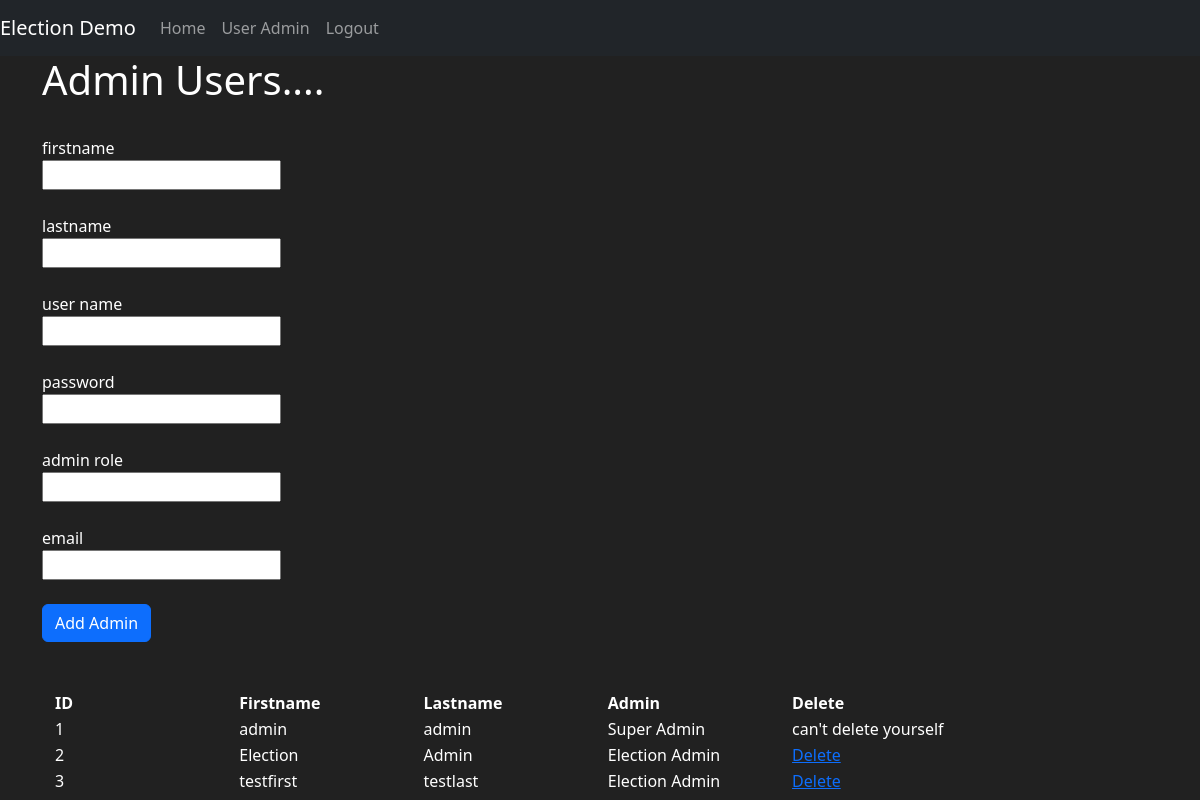
Page /user_admin (signed in) on the committed database.
### election1/models.py (models this page shows, shortened)
class User(db.Model, UserMixin):
    id_user = db.Column(db.Integer, primary_key=True)
    user_firstname = db.Column(db.String(length=45), nullable=False)
    user_lastname = db.Column(db.String(length=45), nullable=False)
    user_so_name = db.Column(db.String(length=30), nullable=False, unique=True)
    user_pass = db.Column(db.String(length=256))
    user_email = db.Column(db.String(length=45), unique=True)
    user_status = db.Column(db.Integer, default=False, nullable=False)
    user_pw_change = db.Column(db.String(length=1))
    user_security = db.Column(db.String(138), default=unique_security_token)
    user_created = db.Column(db.DateTime, default=datetime.now)
    user_sec_send = db.Column(db.DateTime, default=datetime.now)
    id_admin_role = db.Column(db.Integer, db.ForeignKey('admin_roles.id_admin_role'))
    @classmethod
    def get_all_admins(cls):
        return db.session.query(cls, Admin_roles).select_from(cls).join(Admin_roles).order_by()

class Admin_roles(db.Model):
    id_admin_role = db.Column(db.Integer, primary_key=True)
    admin_role_name = db.Column(db.String(length=45), nullable=False, unique=True)
    user = db.relationship('User', backref='admin_roles')

### election1/admins/view.py (the view, shortened to what this page needs)
@admins.route('/user_admin', methods=['GET', 'POST'])
def user_admin():
    form = UserForm()
    the_admins = User.get_all_admins()
    return render_template('user.html', form=form, admins=the_admins)

### election1/admins/form.py
class UserForm(FlaskForm):
    user_firstname = StringField(label='firstname', validators=[Length(min=2, max=30), InputRequired()])
    user_lastname = StringField(label='lastname', validators=[Length(min=2, max=30), InputRequired()])
    user_so_name = StringField(label='user name', validators=[Length(min=2, max=30), InputRequired()])
    user_pass = StringField(label='password', validators=[Length(min=2, max=30), InputRequired()])
    id_admin_role = QuerySelectField(query_factory=admin_roles_query, label='admin role', get_label='admin_role_name')
    user_email = EmailField(label='email', validators=[Email()])
    submit = SubmitField(label='submit')

### election1/__init__.py (called while the page is built)
def config_manager(manager):
    from .models import User
    manager.login_message = "You are not logged in to your account."
    manager.login_view = 'admins.login'
    manager.login_message_category = "info"
    @manager.user_loader
    def user_loader(xid):
        user = User.query.get(int(xid))
        if user is None:
            return None
        return user

### election1/templates/user.html (shortened to what this page needs)
{% extends 'base.html' %}
{% block content %}
    <div class="container">
        <h1> Admin Users....</h1>
        <br>
        <form method="post" style="color:white" autocomplete="off">
            <div class="row g-3 ">
                <div class="col-2 ">
                     {{ form.user_firstname.label() }}
                </div>
            </div>
             <div class="row g-3 ">
                 <div class="col-auto">
                     {{ form.user_firstname()}}
                </div>
            </div>
            <br>
            <div class="row g-3 ">
                 {{ form.user_lastname.label() }}
            </div>
             <div class="row g-3 ">
                 <div class="col-auto">
                     {{ form.user_lastname()}}
                </div>
            </div>
           <br>
            <div class="row g-3 ">
                <div class="col-2 ">
                    {{ form.user_so_name.label() }}
                </div>
            </div>
            <div class="row g-3 ">
                 <div class="col-auto">
                     {{ form.user_so_name()}}
                </div>
            </div>
           <br>
            <div class="row g-3 ">
                <div class="col-2 ">
                    {{ form.user_pass.label() }}
                </div>
            </div>
            <div class="row g-3 ">
                 <div class="col-auto">
                     {{ form.user_pass()}}
                </div>
            </div>
            <br>
            <div class="row g-3 ">
                <div class="col-2 ">
                    {{ form.id_admin_role.label() }}
                </div>
            </div>
            <div class="row g-3 ">
                 <div class="col-auto">
                     {{ form.id_admin_role() }}
                </div>
            </div>
             <br>
            <div class="row g-3 ">
                <div class="col-2 ">
                    {{ form.user_email.label() }}
                </div>
            </div>
            <div class="row g-3 ">
                 <div class="col-auto">
                     {{ form.user_email() }}
                </div>
            </div>
            <br>
            <div class="d-grid gap-2 d-md-block">
                {{ form.submit(type="submit",value='Add Admin', class="btn   btn-primary") }}
            </div>
        </form>
         <br><br>
        <div class="container">
            <table class="table-dark">
               <thead>
                   <tr>
                       <th class="col-2"> ID</th>
                       <th class="col-2"> Firstname</th>
                       <th class="col-2"> Lastname</th>
                       <th class="col-2"> Admin</th>
                       <th class="col-2"> Delete </th>
                   </tr>
               </thead>
               <tbody>
               {% for user, admin_roles in admins %}<tr>
                    <td>{{ user.id_user }}</td>
                    <td>{{ user.user_firstname }}</td>
                    <td>{{ user.user_lastname }}</td>
                    <td> {{ admin_roles.admin_role_name}}</td>
                    {% if current_user.id_user != user.id_user %}
                        <td><a href="{{ url_for('admins.deleteuser',xid=user.id_user)}}">Delete</a> </td>
                    {% else %}
                        <td>can't delete yourself </td>
                    {% endif %}
                </tr>
                {% endfor %}
               </tbody>
            </table>
        </div>
    </div>
{% endblock %}

### election1/templates/base.html (style rules this page uses)
body { background-color: #212121; color: white }

### rows in the picture
User: id_user "1", user_firstname "admin", user_lastname "admin", admin_role_name "Super Admin", shows "can't delete yourself"
User: id_user "2", user_firstname "Election", user_lastname "Admin", admin_role_name "Election Admin"
User: id_user "3", user_firstname "testfirst", user_lastname "testlast", admin_role_name "Election Admin"
